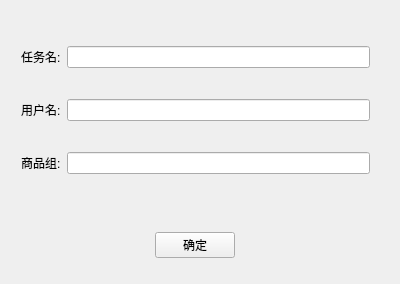
<?xml version="1.0" encoding="UTF-8"?>
<ui version="4.0">
 <class>SetPathWidget</class>
 <widget class="QWidget" name="SetPathWidget">
  <property name="geometry">
   <rect>
    <x>0</x>
    <y>0</y>
    <width>400</width>
    <height>284</height>
   </rect>
  </property>
  <property name="windowTitle">
   <string>文件夹设置</string>
  </property>
  <widget class="QWidget" name="gridLayoutWidget">
   <property name="geometry">
    <rect>
     <x>10</x>
     <y>10</y>
     <width>371</width>
     <height>201</height>
    </rect>
   </property>
   <layout class="QGridLayout" name="gridLayout">
    <item row="0" column="0">
     <widget class="QLabel" name="label_2">
      <property name="text">
       <string>任务名:</string>
      </property>
     </widget>
    </item>
    <item row="0" column="1">
     <widget class="QLineEdit" name="taskLineEdit"/>
    </item>
    <item row="2" column="1">
     <widget class="QLineEdit" name="zuheLineEdit"/>
    </item>
    <item row="1" column="1">
     <widget class="QLineEdit" name="usrLineEdit"/>
    </item>
    <item row="2" column="0">
     <widget class="QLabel" name="label_3">
      <property name="text">
       <string>商品组:</string>
      </property>
     </widget>
    </item>
    <item row="1" column="0">
     <widget class="QLabel" name="label">
      <property name="text">
       <string>用户名:</string>
      </property>
     </widget>
    </item>
   </layout>
  </widget>
  <widget class="QWidget" name="horizontalLayoutWidget">
   <property name="geometry">
    <rect>
     <x>9</x>
     <y>220</y>
     <width>371</width>
     <height>51</height>
    </rect>
   </property>
   <layout class="QHBoxLayout" name="horizontalLayout">
    <item>
     <spacer name="horizontalSpacer">
      <property name="orientation">
       <enum>Qt::Horizontal</enum>
      </property>
      <property name="sizeHint" stdset="0">
       <size>
        <width>40</width>
        <height>20</height>
       </size>
      </property>
     </spacer>
    </item>
    <item>
     <spacer name="horizontalSpacer_2">
      <property name="orientation">
       <enum>Qt::Horizontal</enum>
      </property>
      <property name="sizeHint" stdset="0">
       <size>
        <width>40</width>
        <height>20</height>
       </size>
      </property>
     </spacer>
    </item>
    <item>
     <widget class="QPushButton" name="pushButton">
      <property name="text">
       <string>确定</string>
      </property>
     </widget>
    </item>
    <item>
     <spacer name="horizontalSpacer_4">
      <property name="orientation">
       <enum>Qt::Horizontal</enum>
      </property>
      <property name="sizeHint" stdset="0">
       <size>
        <width>40</width>
        <height>20</height>
       </size>
      </property>
     </spacer>
    </item>
    <item>
     <spacer name="horizontalSpacer_3">
      <property name="orientation">
       <enum>Qt::Horizontal</enum>
      </property>
      <property name="sizeHint" stdset="0">
       <size>
        <width>40</width>
        <height>20</height>
       </size>
      </property>
     </spacer>
    </item>
   </layout>
  </widget>
 </widget>
 <layoutdefault spacing="6" margin="11"/>
 <resources/>
 <connections>
  <connection>
   <sender>pushButton</sender>
   <signal>clicked()</signal>
   <receiver>SetPathWidget</receiver>
   <slot>hide()</slot>
   <hints>
    <hint type="sourcelabel">
     <x>111</x>
     <y>240</y>
    </hint>
    <hint type="destinationlabel">
     <x>91</x>
     <y>299</y>
    </hint>
   </hints>
  </connection>
 </connections>
</ui>
